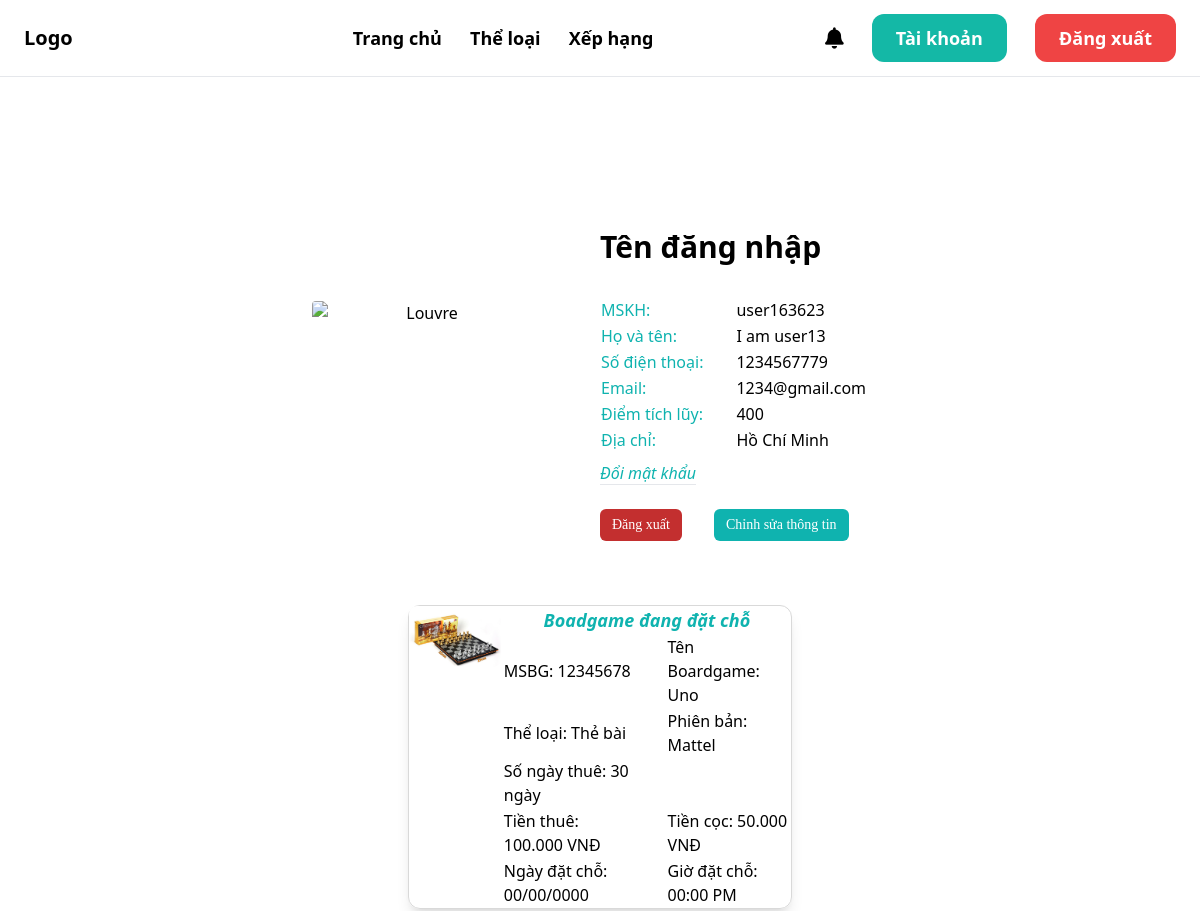
/account/ (signed in, upper part), run on an earlier commit of the app's database.
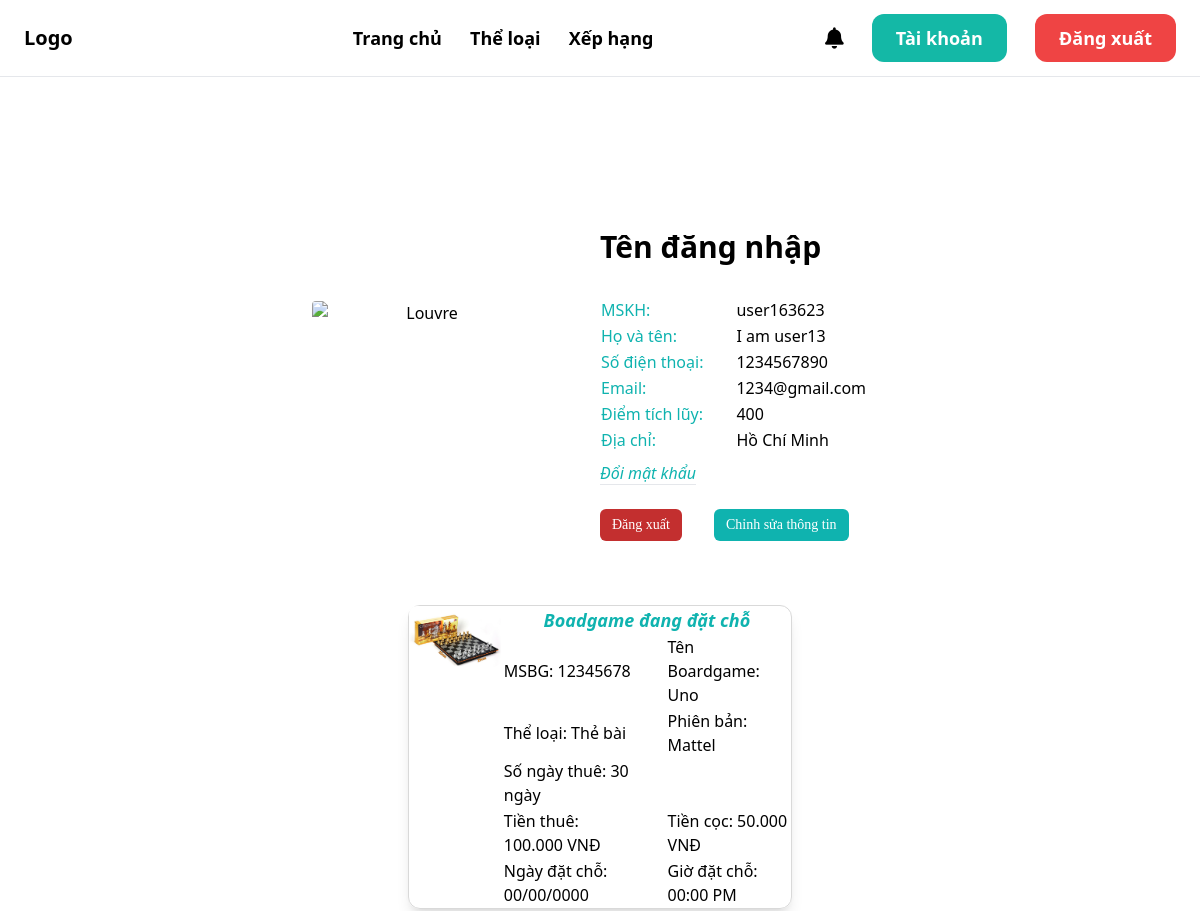
And on a later commit of the database.
### userauths/models.py (models this page shows, shortened)
class User(AbstractUser):
    email = models.EmailField(unique=True)
    username = models.CharField(max_length=100)
    user_id = ShortUUIDField(unique=True, primary_key=True, prefix="user", alphabet='1234567890', length=6, max_length=100)
    phone_number = models.CharField(max_length=20, blank=True)
    address = models.CharField(max_length=255, blank=True)
    USERNAME_FIELD = "email"
    REQUIRED_FIELDS = ['username']

### core/views.py (the view)
# urls.py: path('account/', views.account, name='account'),
@login_required
def account(request):
    user =  User.objects.get(user_id=request.user.user_id)
    context = {
        'user': user
    }
    return render(request, 'core/account.html', context)

### templates/core/account.html (shortened to what the changed rows need)
{% extends 'core/base.html' %}
{% load static %}
{% block content %}
    <div class="grid grid-cols-2 justify-items-center px-56 pt-32">
        <div class="justify-self-start">
            <table class="font-[Open Sans]">
                <tbody>
                    <tr>
                        <td class="text-[#0FB3AF]">MSKH:</td>
                        <td class="pl-8">{{ user.user_id }}</td>
                    </tr>
                    <tr>
                        <td class="text-[#0FB3AF]">Họ và tên:</td>
                        <td class="pl-8">{{ user.first_name }} {{ user.last_name }} </td>
                    </tr>
                    <tr>
                        <td class="text-[#0FB3AF]">Số điện thoại:</td>
                        <td class="pl-8">{{ user.phone_number }}</td>
                    </tr>
                    <tr>
                        <td class="text-[#0FB3AF]">Email:</td>
                        <td class="pl-8">{{ user.email }}</td>
                    </tr>
                    <tr>
                        <td class="text-[#0FB3AF]">Địa chỉ:</td>
                        <td class="pl-8">{{ user.address }}</td>
                    </tr>
                </tbody>
            </table>
        </div>
    </div>
{% endblock %}

What changed in the data, as far as the page shows it:
changed User "user163623": phone_number "1234567779" → "1234567890"
